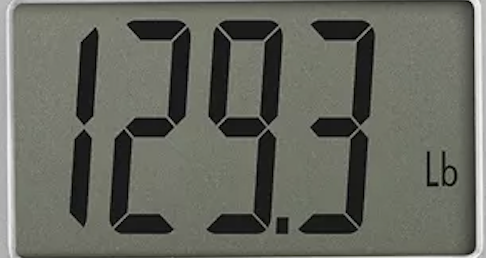
#> input picture Image Test/t01.png, 486 x 258 px
$ python ocr-imutils.py
#> lines starting #> are read from the running program, lines starting #| are printed output that depends on the picture; after the words box and inside, x2 and y2 are one past the last pixel; in counts of white or black regions, pixels touching at a corner belong together
#| (129, 244)
# import the necessary packages
import cv2
import pandas as pd
import numpy as np
import matplotlib.pyplot as plt
import time
from imutils.perspective import four_point_transform
from imutils import contours
import imutils
import cv2
# define the dictionary of digit segments so we can identify
# each digit on the thermostat
DIGITS_LOOKUP = {
	(1, 1, 1, 0, 1, 1, 1): 0,
	(0, 0, 1, 0, 0, 1, 0): 1,
	(1, 0, 1, 1, 1, 0, 1): 2,
	(1, 0, 1, 1, 0, 1, 1): 3,
	(0, 1, 1, 1, 0, 1, 0): 4,
	(1, 1, 0, 1, 0, 1, 1): 5,
	(1, 1, 0, 1, 1, 1, 1): 6,
	(1, 0, 1, 0, 0, 1, 0): 7,
	(1, 1, 1, 1, 1, 1, 1): 8,
	(1, 1, 1, 1, 0, 1, 1): 9
}

# Function setup

## Apply contrast stretching
def contrast_stretching(img, alpha=2, beta=-1):
#> called with alpha = 2, beta = -1
	img_con = cv2.convertScaleAbs(img, alpha=alpha, beta=beta)
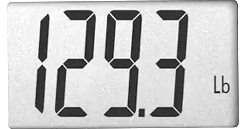
#> img_con: shape (129, 244); min 9, max 255, mean 195.7
	cv2.imshow('Contrast', img_con)
	cv2.waitKey(0)
	cv2.destroyAllWindows()
	return img_con

## Set Threshold
### Gausian blur + Osthu threshold
def thresholding(img):
	blur = cv2.GaussianBlur(img, (5,5), 0)
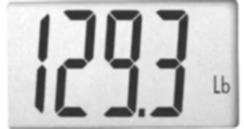
#> blur: shape (129, 244); min 46, max 255, mean 195.5
	img_gthr = cv2.threshold(blur, 0, 255, cv2.THRESH_BINARY_INV + cv2.THRESH_OTSU)[1]
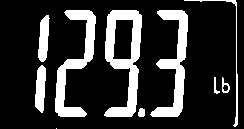
#> img_gthr: shape (129, 244); 19.5% white; 10 white regions (1 under 20 px), largest, box (x1, y1, x2, y2) and area: (104, 10, 142, 117) 1911, (150, 10, 188, 117) 1510, (55, 10, 96, 117) 1502
	cv2.imshow('Gaussian Threshold', img_gthr)
	cv2.waitKey(0)
	cv2.destroyAllWindows()
	return img_gthr

#Set Opening
def opening(img):
	kernel = cv2.getStructuringElement(cv2.MORPH_RECT, (1, 5))
	img_opn = cv2.morphologyEx(img, cv2.MORPH_OPEN, kernel)
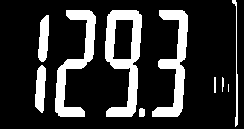
#> img_opn: shape (129, 244); 19% white; 10 white regions (1 under 20 px)
	cv2.imshow('Opening', img_opn)
	cv2.waitKey(0)
	cv2.destroyAllWindows()
	return img_opn

#Plot Histogram of image
def plot(img):
	plt.hist(img.ravel(), 256, [0,256], color='crimson')
	plt.ylabel("Number Of Pixels", color='crimson')
	plt.xlabel("Pixel Intensity- From 0-255", color='crimson')
	plt.title("Histogram Showing Pixel Intensity And Corresponding Number Of Pixels", color='crimson')
	plt.show()

# find contours in the thresholded image, then initialize the
# digit contours lists
def contouring(img):
	cnts = cv2.findContours(img.copy(), cv2.RETR_EXTERNAL, cv2.CHAIN_APPROX_SIMPLE)
#> cnts = 10 contours, 3 with area under 20; largest, box (x1, y1, x2, y2) and area: (105, 10, 142, 117) 2412, (152, 10, 188, 117) 1328, (55, 10, 96, 117) 1326, (35, 65, 46, 113) 348, (38, 15, 49, 62) 339, (232, 0, 238, 127) 73, (139, 108, 145, 117) 38
	cnts = imutils.grab_contours(cnts)
	digitCnts = []
	# loop over the digit area candidates
	for c in cnts:
		# compute the bounding box of the contour
		(x, y, w, h) = cv2.boundingRect(c)
		# if the contour is sufficiently large, it must be a digit
		if w >= 30 and (h >=80  and h <= 115):
			rec = cv2.rectangle(img, (x, y), (x + w, y + h), (255, 255, 255), 2)
			digitCnts.append(c)
#> this loop made 10 passes
#> (x, y, w, h) on passes 1, 3, 5, 6, 7, 8, 9, 10: (139, 108, 6, 9), (222, 77, 2, 15), (35, 65, 11, 48), (38, 15, 11, 47), (152, 10, 36, 107), (105, 10, 37, 107), (55, 10, 41, 107), (232, 0, 6, 127)
#> (c, x, y, w, h) on passes 2, 4: ([[228, 84], [228, 91]], 228, 84, 1, 8), ([[214, 77], [214, 92], [215, 92], [215, 77]], 214, 77, 2, 16)
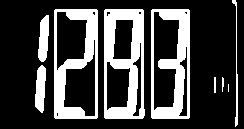
#> img: shape (129, 244); 26% white; 9 white regions (1 under 20 px)
#> after the loop, digitCnts = 3 contours; box (x1, y1, x2, y2) and area: (105, 10, 142, 117) 2412, (152, 10, 188, 117) 1328, (55, 10, 96, 117) 1326
	cv2.imshow('Contour', rec)
	cv2.waitKey(0)
	cv2.destroyAllWindows()

	# sort the contours from left-to-right, then initialize the
	# actual digits themselves
	digitCnts = contours.sort_contours(digitCnts, method="left-to-right")[0]
	digits = []

	# loop over each of the digits
	for c in digitCnts:
		# extract the digit ROI
		(x, y, w, h) = cv2.boundingRect(c)
		roi = img[y:y + h, x:x + w]
		# compute the width and height of each of the 7 segments
		# we are going to examine
		(roiH, roiW) = roi.shape
		(dW, dH) = (int(roiW * 0.25), int(roiH * 0.15))
		dHC = int(roiH * 0.05)
		# define the set of 7 segments
		segments = [
			((0, 0), (w, dH)),	# top
			((0, 0), (dW, h // 2)),	# top-left
			((w - dW, 0), (w, h // 2)),	# top-right
			((0, (h // 2) - dHC) , (w, (h // 2) + dHC)), # center
			((0, h // 2), (dW, h)),	# bottom-left
			((w - dW, h // 2), (w, h)),	# bottom-right
			((0, h - dH), (w, h))	# bottom
		]
		on = [0] * len(segments)
		# loop over the segments
		for (i, ((xA, yA), (xB, yB))) in enumerate(segments):
			# extract the segment ROI, count the total number of
			# thresholded pixels in the segment, and then compute
			# the area of the segment
			segROI = roi[yA:yB, xA:xB]
			total = cv2.countNonZero(segROI)
			area = (xB - xA) * (yB - yA)
			# if the total number of non-zero pixels is greater than
			# 50% of the area, mark the segment as "on"
			if total / float(area) > 0.5:
				on[i]= 1
		# lookup the digit and draw it on the image
		digit = DIGITS_LOOKUP[tuple(on)]
		digits.append(digit)
		cv2.rectangle(img, (x, y), (x + w, y + h), (0, 255, 0), 1)
		cv2.putText(img, str(digit), (x - 10, y - 10), cv2.FONT_HERSHEY_SIMPLEX, 0.65, (0, 255, 0), 2)
#> this loop made 3 passes
#> (x, w, roiW, dW, digit) on passes 1 to 3: (55, 41, 41, 10, 2), (105, 37, 37, 9, 9), (152, 36, 36, 9, 3)
#> pass 1, in contouring, `roi = img[y:y + h, x:x + w]`:
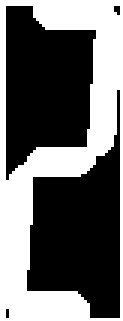
#> roi: shape (107, 41) (shown 3 times larger); 41% white; 1 white region, box (x1, y1, x2, y2) and area: (0, 0, 41, 107) 1799
#> after the loop:
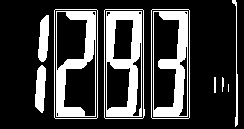
#> img: shape (129, 244); 23.2% white; 12 white regions (1 under 20 px), largest, box (x1, y1, x2, y2) and area: (106, 11, 142, 117) 2048, (153, 11, 188, 117) 1667, (56, 11, 96, 117) 1652
#> after the loop, digits = [2, 9, 3]

	# display the digits
	print(u"{}{}.{}".format(*digits))
#| 29.3
	cv2.imshow("Input", img)
	cv2.imshow("Output", img)
	cv2.waitKey(0)

# MAIN
# Read the image
img = cv2.imread('Image Test/t01.png', 0)
img = imutils.resize(img, height=244, width=244)
print(img.shape)
cv2.imshow('Original', img)
cv2.waitKey(0)
cv2.destroyAllWindows()

img = contrast_stretching(img)
img = thresholding(img)
img = opening(img)
img = contouring(img)
